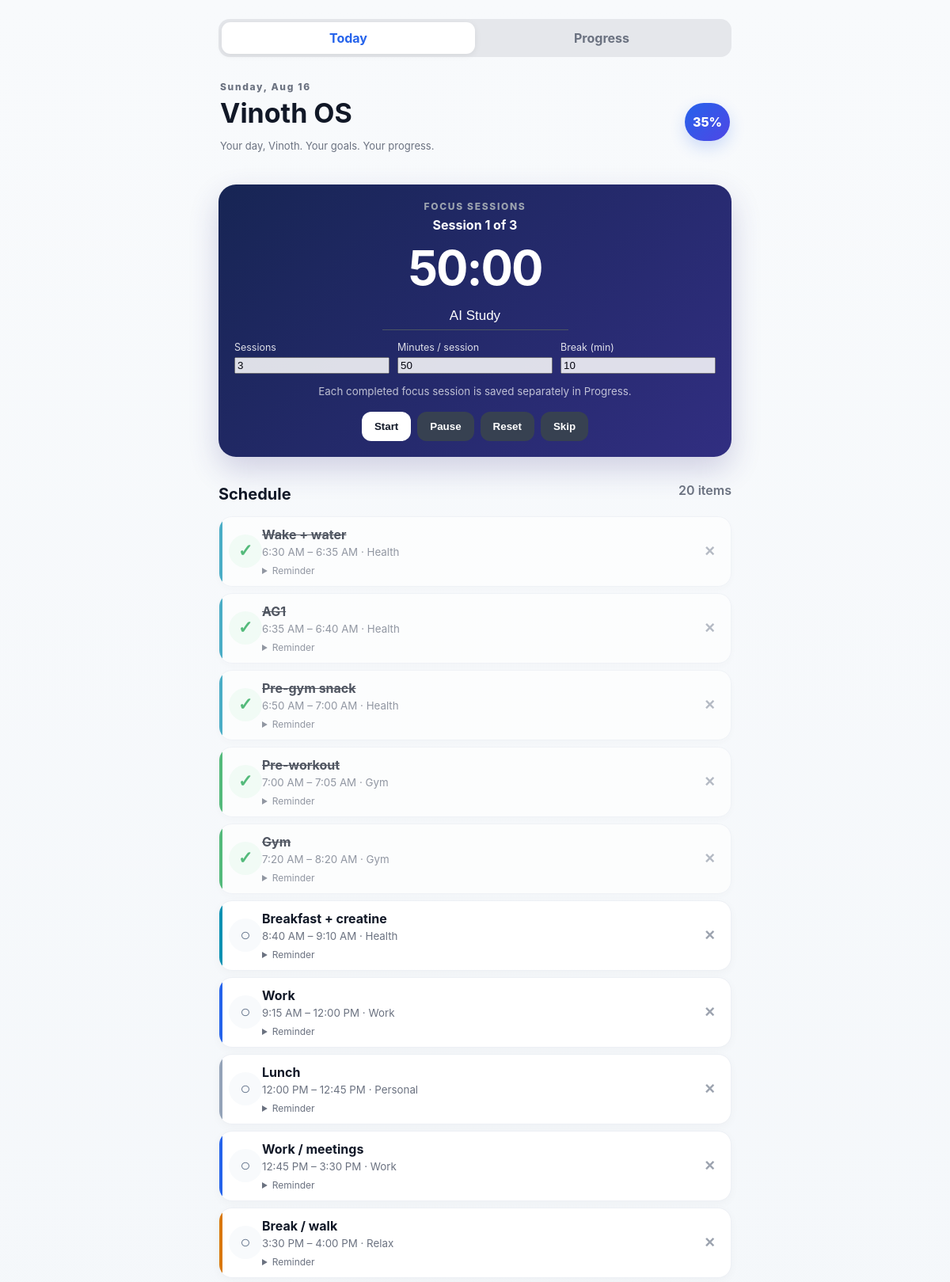
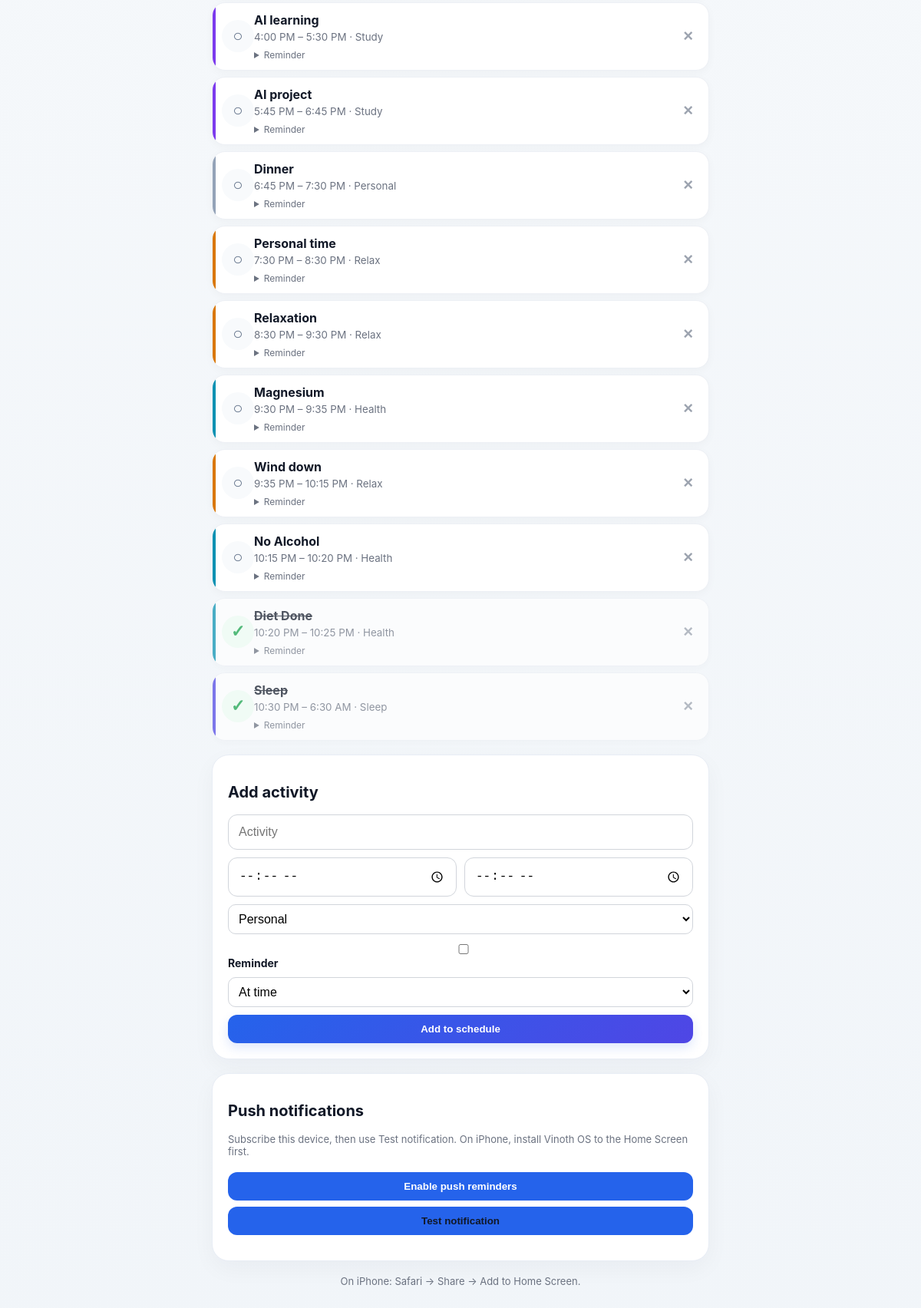
The page / on the database its author committed (2 pictures, top to bottom).
### app/models.py (models this page shows)
class Activity(Base):
    __tablename__='activities'; id=Column(Integer,primary_key=True); title=Column(String,nullable=False); start_time=Column(String,nullable=False); end_time=Column(String); category=Column(String,default='Personal'); recurring=Column(Boolean,default=True); reminder_enabled=Column(Boolean,default=False); reminder_offset=Column(Integer,default=0)

### app/main.py (the view)
@app.get('/',response_class=HTMLResponse)
def home(request:Request,day:str|None=None,db:Session=Depends(get_db)):
 d=selected_date(day); acts,p=day_data(db,d); return templates.TemplateResponse('index.html',{'request':request,'activities':acts,'progress':p,'day':d,'today':date.today(),'page':'today','vapid_public':VAPID_PUBLIC})

### app/templates/index.html (shortened to what this page needs)
<!doctype html><html><head><link rel="stylesheet" href="/static/style.css"></head><body><main>{% include '_nav.html' %}<header><div><p class="eyebrow">{{day.strftime('%A, %b %d')}}</p><h1>Vinoth OS</h1><p class="muted">Your day, Vinoth. Your goals. Your progress.</p></div><div class="ring" id="progressRing">{{progress}}%</div></header>
<section class="card focus"><p class="eyebrow">FOCUS SESSIONS</p><div id="sessionStatus">Session 1 of 3</div><div id="timer">50:00</div><input id="focusName" value="AI Study" aria-label="Focus session name"><input id="activeDay" type="hidden" value="{{day.isoformat()}}"><div class="focus-settings"><label>Sessions<input id="sessionCount" type="number" min="1" max="20" value="3"></label><label>Minutes / session<input id="sessionMinutes" type="number" min="1" max="180" value="50"></label><label>Break (min)<input id="breakMinutes" type="number" min="1" max="60" value="10"></label></div><small class="focus-summary">Each completed focus session is saved separately in Progress.</small><div class="actions"><button onclick="startTimer()">Start</button><button class="secondary" onclick="pauseTimer()">Pause</button><button class="secondary" onclick="resetTimer()">Reset</button><button class="secondary" onclick="skipPhase()">Skip</button></div></section>
<section><div class="section-title"><h2>Schedule</h2><span>{{activities|length}} items</span></div>{% for a in activities %}<article id="activity-{{a.id}}" data-category="{{a.category}}" class="activity {% if a.completed %}done{% endif %}"><form method="post" action="/toggle/{{a.id}}" class="toggle-form" data-activity-id="{{a.id}}"><button class="check" type="submit" aria-label="Toggle {{a.title}}">{% if a.completed %}✓{% else %}○{% endif %}</button></form><div class="activity-main"><strong>{{a.title}}</strong><small>{{a.start_time|time12}}{% if a.end_time %} – {{a.end_time|time12}}{% endif %} · {{a.category}}</small><details><summary>Reminder</summary></details></div><form method="post" action="/delete/{{a.id}}" class="delete-form" data-activity-title="{{a.title}}"><button class="delete" type="submit" aria-label="Delete {{a.title}}">×</button></form></article>{% endfor %}</section>
<section class="card"><h2>Add activity</h2><form method="post" action="/add" class="add"><input name="title" placeholder="Activity" required><div class="row"><input type="time" name="start_time" required><input type="time" name="end_time"></div><select name="category"><option>Personal</option><option>Work</option><option>Study</option><option>Gym</option><option>Health</option><option>Relax</option><option>Sleep</option></select><label class="reminder-add"><input type="checkbox" name="reminder_enabled" value="true"> Reminder</label><select name="reminder_offset"><option value="0">At time</option><option value="5">5 min before</option><option value="10">10 min before</option><option value="30">30 min before</option></select><button>Add to schedule</button></form></section><section class="card"><h2>Push notifications</h2><p class="muted">Subscribe this device, then use Test notification. On iPhone, install Vinoth OS to the Home Screen first.</p><button id="notify" class="notify" onclick="enablePush()">Enable push reminders</button><button class="notify secondary-light" onclick="testPush()">Test notification</button><p id="pushStatus" class="muted"></p></section><p class="install">On iPhone: Safari → Share → Add to Home Screen.</p></main><script>window.FOCUSFLOW_VAPID_PUBLIC={{ vapid_public|tojson }};</script><script src="/static/app.js"></script></body></html>

### app/templates/_nav.html
<nav class="tabs"><a class="{% if page=='today' %}active{% endif %}" href="/">Today</a><a class="{% if page=='history' %}active{% endif %}" href="/history">Progress</a></nav>

### rows shown on the page
Activity: title "Wake + water", start_time "6:30 AM", end_time "6:35 AM", category "Health"
Activity: title "AG1", start_time "6:35 AM", end_time "6:40 AM", category "Health"
Activity: title "Pre-gym snack", start_time "6:50 AM", end_time "7:00 AM", category "Health"
Activity: title "Pre-workout", start_time "7:00 AM", end_time "7:05 AM", category "Gym"
Activity: title "Gym", start_time "7:20 AM", end_time "8:20 AM", category "Gym"
Activity: title "Breakfast + creatine", start_time "8:40 AM", end_time "9:10 AM", category "Health"
Activity: title "Work", start_time "9:15 AM", end_time "12:00 PM", category "Work"
Activity: title "Lunch", start_time "12:00 PM", end_time "12:45 PM", category "Personal"
Activity: title "Work / meetings", start_time "12:45 PM", end_time "3:30 PM", category "Work"
Activity: title "Break / walk", start_time "3:30 PM", end_time "4:00 PM", category "Relax"
Activity: title "AI learning", start_time "4:00 PM", end_time "5:30 PM", category "Study"
Activity: title "AI project", start_time "5:45 PM", end_time "6:45 PM", category "Study"
Activity: title "Dinner", start_time "6:45 PM", end_time "7:30 PM", category "Personal"
Activity: title "Personal time", start_time "7:30 PM", end_time "8:30 PM", category "Relax"
Activity: title "Relaxation", start_time "8:30 PM", end_time "9:30 PM", category "Relax"
Activity: title "Magnesium", start_time "9:30 PM", end_time "9:35 PM", category "Health"
Activity: title "Wind down", start_time "9:35 PM", end_time "10:15 PM", category "Relax"
Activity: title "No Alcohol", start_time "10:15 PM", end_time "10:20 PM", category "Health"
Activity: title "Diet Done", start_time "10:20 PM", end_time "10:25 PM", category "Health"
Activity: title "Sleep", start_time "10:30 PM", end_time "6:30 AM", category "Sleep"

### other values the page prints
{{ day.strftime('%A, %b %d') }} "Sunday, Aug 16"
{{ progress }} "35"
{{ activities|length }} "20"
